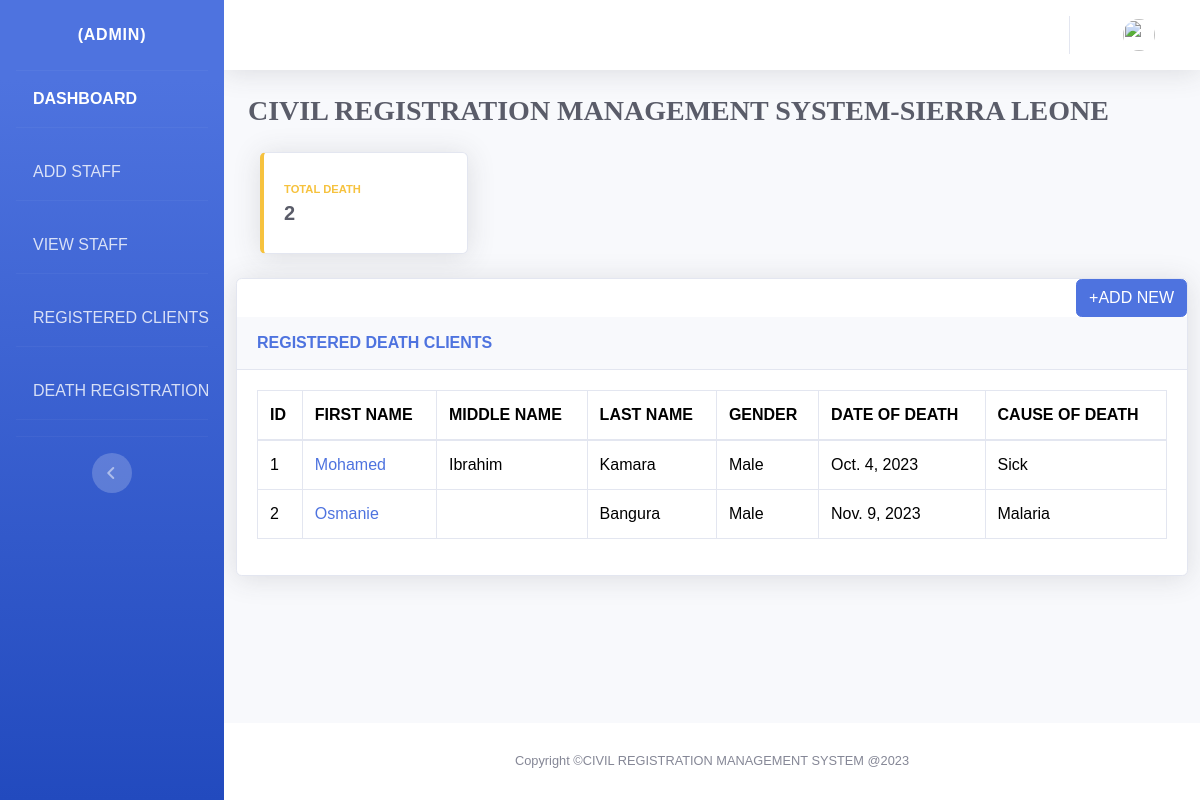
Page /reg_death on the committed database.
### crms/models.py (models this page shows, shortened)
class DeathReg(models.Model):
    first_name = models.CharField(max_length=50)
    middle_name = models.CharField(max_length=50, blank=True)
    last_name = models.CharField(max_length=50)
    gender = models.TextField(max_length=20, choices=Gender)
    date_of_death = models.DateField()
    cause_of_death = models.CharField(max_length=100)
    time_of_death = models.TimeField()
    address= models.CharField(max_length=50)
    district= models.CharField(max_length=20, choices=District)
    city= models.CharField(max_length=20, choices=city)
    age = models.PositiveIntegerField()
    registered_date=models.DateField(null=True)
    photo=models.ImageField(upload_to='profile_pics/')

### crms/views.py (the view)
# urls.py: path('reg_death',views.reg_death, name='reg_death'),
def reg_death(request):
    death_records = DeathReg.objects.all()
    total_users = DeathReg.objects.count()
    if request.method == 'POST':
        form = DeathForm(request.POST,request.FILES)
        if form.is_valid():
            form.save()  # Save the data to the database
            return redirect(reverse('reg_death'))  # Redirect to a success page
    else:
        form = DeathForm()
    return render(request, 'admin_death_reg.html',{'death_records': death_records,'form':form,'total_users':total_users})

### templates/admin_death_reg.html (shortened to what this page needs)
{% extends 'base.html' %}
{% block body %}
  <div class="container-fluid">
    <div class="d-sm-flex align-items-center justify-content-between mb-4">
      <marquee behavior="scroll" direction="left">
        <h1 class="h3 mb-0 text-gray-800" style="font-family: 'Bradley Hand ITC',cursive; font-weight: bold;">CIVIL REGISTRATION MANAGEMENT SYSTEM-SIERRA LEONE</h1>
      </marquee>
    </div>
    <div class="col-xl-3 col-md-6 mb-4">
      <div class="card border-left-warning shadow h-100 py-2">
        <div class="card-body">
          <div class="row no-gutters align-items-center">
            <div class="col mr-2">
              <div class="text-xs font-weight-bold text-warning text-uppercase mb-1">TOTAL DEATH</div>
              <div class="h5 mb-0 font-weight-bold text-gray-800">{{total_users}}</div>
            </div>
          </div>
        </div>
      </div>
    </div>
  </div>
  <div class="col-md-12 text-left">
    <div class="card shadow mb-4">
      <div class="row">
        <div class="col-md-12 text-right">
          <button class="btn btn-primary"><a href="#" style="color: white;" data-bs-toggle="modal" data-bs-target="#example3">+ADD NEW</a></button>
        </div>
      </div>
      <div class="card-header py-3">
        <h6 class="m-0 font-weight-bold text-primary">REGISTERED DEATH CLIENTS</h6>
      </div>
      <div class="card-body">
        <div class="table-responsive">
          <table class="table table-bordered" id="dataTable" width="100%" cellspacing="0">
            <thead>
              <tr>
                <th>ID</th>
                <th>FIRST NAME</th>
                <th>MIDDLE NAME</th>
                <th>LAST NAME</th>
                <th>GENDER</th>
                <th>DATE OF DEATH</th>
                <th>CAUSE OF DEATH</th>
              </tr>
            </thead>
            <tbody>
               {% for record in death_records %}
                <tr>
                  <td>{{record.id}}</td>
                  <td><a href="#">{{ record.first_name }}</a></td>
                  <td>{{record.middle_name}}</td>
                  <td>{{record.last_name}}</td>
                  <td>{{record.gender}}</td>
                  <td>{{record.date_of_death}}</td>
                  <td>{{record.cause_of_death}}</td>
                </tr>
              {% endfor %}
            </tbody>
          </table>
        </div>
      </div>
    </div>
  </div>
{% endblock %}

### static/css/main.css (style rules this page uses)
* { padding: 0; margin: 0; font-family: sans-serif; }
body { text-align: center; justify-content: center; height: 100vh; font-family: "Montserrat-black"; }
.btn { color: #fff; }

### static/css/page.css (style rules this page uses)
.card { position: relative; display: flex; flex-direction: column; }

### templates/base.html (style rules this page uses)
.personal p, td { color: #333; }
.personal table td, table th { padding: 10px; }

### rows in the picture
DeathReg: id "1", first_name "Mohamed", middle_name "Ibrahim", last_name "Kamara", gender "Male", date_of_death "Oct. 4, 2023", cause_of_death "Sick"
DeathReg: id "2", first_name "Osmanie", last_name "Bangura", gender "Male", date_of_death "Nov. 9, 2023", cause_of_death "Malaria"

### other values in the picture
{{ total_users }} "2"
